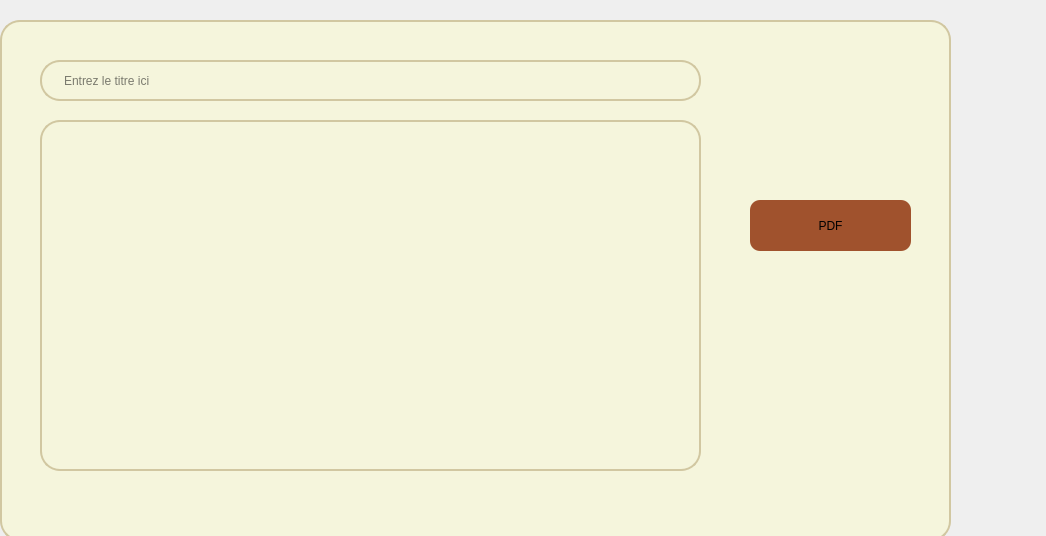
<?xml version="1.0" encoding="UTF-8"?>
<ui version="4.0">
 <class>Dialog</class>
 <widget class="QDialog" name="Dialog">
  <property name="geometry">
   <rect>
    <x>0</x>
    <y>0</y>
    <width>1046</width>
    <height>536</height>
   </rect>
  </property>
  <property name="windowTitle">
   <string>Dialog</string>
  </property>
  <widget class="QFrame" name="frame_list">
   <property name="geometry">
    <rect>
     <x>0</x>
     <y>20</y>
     <width>951</width>
     <height>521</height>
    </rect>
   </property>
   <property name="styleSheet">
    <string notr="true">QFrame {
    border: 2px solid rgb(209, 199, 161); /* Bordure légèrement plus foncée */
    border-radius: 20px; /* Coins arrondis */
    color: #000; /* Texte noir */
    padding-left: 20px;
    padding-right: 20px;
    background-color: rgb(245, 245, 220); /* Beige */
}

QLineEdit:hover {
    border: 2px solid rgb(160, 150, 120); /* Bordure plus foncée au survol */
    background-color: rgb(255, 255, 235); /* Fond légèrement plus clair */
}

QFrame:focus {
    border: 2px solid rgb(100, 80, 50); /* Bordure encore plus foncée lors du focus */
    background-color: rgb(255, 255, 240); /* Fond encore plus clair lors du focus */
    box-shadow: 0 0 5px rgba(0, 0, 0, 0.2); /* Ombre autour du champ en focus */
}
</string>
   </property>
   <property name="frameShape">
    <enum>QFrame::Shape::StyledPanel</enum>
   </property>
   <property name="frameShadow">
    <enum>QFrame::Shadow::Raised</enum>
   </property>
   <widget class="QListWidget" name="listWidget">
    <property name="geometry">
     <rect>
      <x>40</x>
      <y>100</y>
      <width>661</width>
      <height>351</height>
     </rect>
    </property>
   </widget>
   <widget class="QPushButton" name="telechargerPDF">
    <property name="geometry">
     <rect>
      <x>750</x>
      <y>180</y>
      <width>161</width>
      <height>51</height>
     </rect>
    </property>
    <property name="styleSheet">
     <string notr="true">QPushButton {
background-color: rgb(160, 82, 45);
font: 10pt &quot;Sylfaen&quot;;
border-radius: 10px;
}
QPushButton:hover {
    background-color: #D2B48C; /* Marron soft */
}
</string>
    </property>
    <property name="text">
     <string>PDF</string>
    </property>
   </widget>
   <widget class="QLineEdit" name="searchLineEdit">
    <property name="geometry">
     <rect>
      <x>40</x>
      <y>40</y>
      <width>661</width>
      <height>41</height>
     </rect>
    </property>
    <property name="styleSheet">
     <string notr="true">QLineEdit {
    border: 2px solid rgb(209, 199, 161); /* Bordure légèrement plus foncée */
    border-radius: 20px; /* Coins arrondis */
    color: #000; /* Texte noir */
    padding-left: 20px;
    padding-right: 20px;
    background-color: rgb(245, 245, 220); /* Beige */
}

QLineEdit:hover {
    border: 2px solid rgb(160, 150, 120); /* Bordure plus foncée au survol */
    background-color: rgb(255, 255, 235); /* Fond légèrement plus clair */
}

QLineEdit:focus {
    border: 2px solid rgb(100, 80, 50); /* Bordure encore plus foncée lors du focus */
    background-color: rgb(255, 255, 240); /* Fond encore plus clair lors du focus */
    box-shadow: 0 0 5px rgba(0, 0, 0, 0.2); /* Ombre autour du champ en focus */
}
</string>
    </property>
    <property name="placeholderText">
     <string>Entrez le titre ici</string>
    </property>
    <property name="cursorMoveStyle">
     <enum>Qt::CursorMoveStyle::LogicalMoveStyle</enum>
    </property>
   </widget>
   <widget class="QPushButton" name="pushButton_15">
    <property name="geometry">
     <rect>
      <x>760</x>
      <y>290</y>
      <width>151</width>
      <height>101</height>
     </rect>
    </property>
    <property name="styleSheet">
     <string notr="true">image :url(:/res/stat.png)</string>
    </property>
    <property name="text">
     <string/>
    </property>
    <property name="flat">
     <bool>true</bool>
    </property>
   </widget>
  </widget>
 </widget>
 <resources/>
 <connections/>
</ui>
